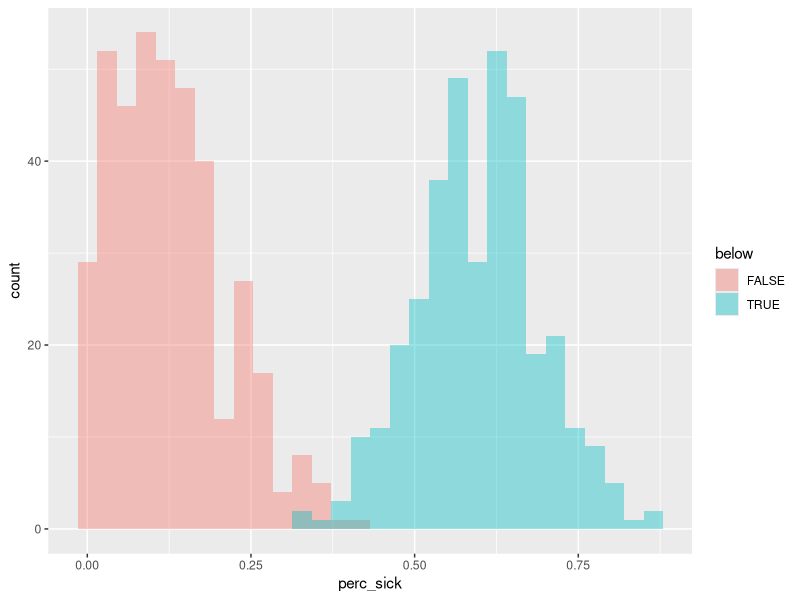
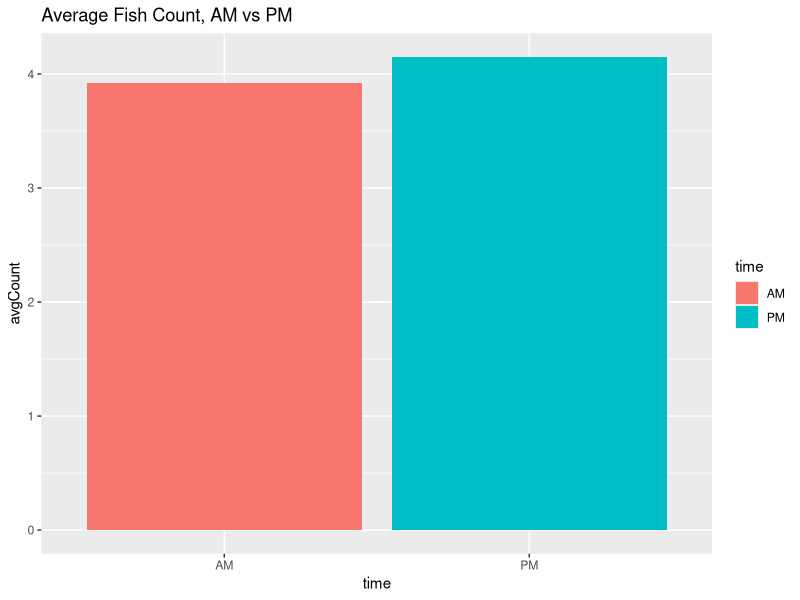
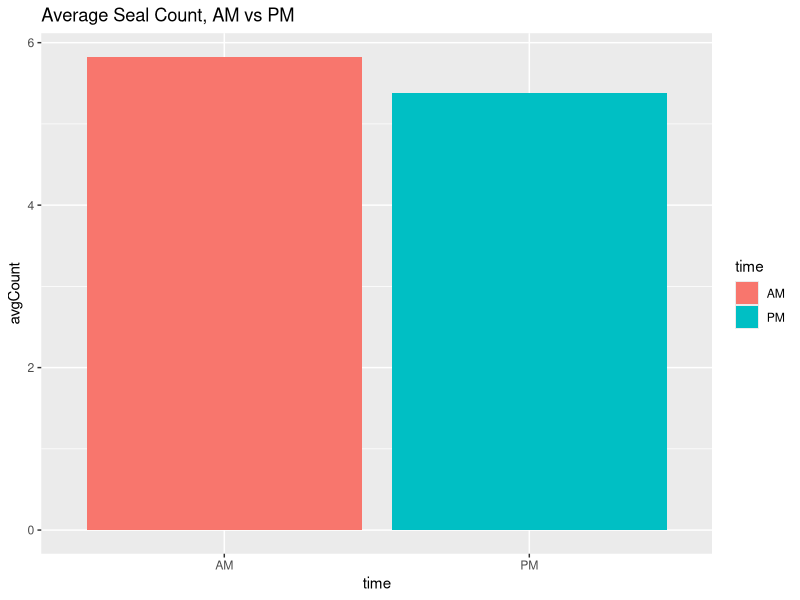

The R source for these figures, in order:
## ---- chunk 1
knitr::opts_chunk$set(echo = TRUE)
## ---- chunk 2
library(tidyverse)
sick_data <- read_csv("sick-fish.csv")

glimpse(sick_data)

sick_data <- sick_data %>% 
  mutate(perc_sick = num_sick/num_fish)

sick_data %>% 
  filter(species=="tilapia") %>% 
  group_by(below) %>% 
  summarize(mean = mean(perc_sick))

sick_data %>% 
  filter(species=="tilapia") %>% 
  ggplot(aes(x=perc_sick, fill=below)) +
  geom_histogram(alpha=0.4, position = "identity")
## ---- chunk 3
tilapia <- sick_data %>% 
  filter(species=="tilapia")

t.test(perc_sick ~ below, data = tilapia)
## ---- chunk 4
seal_data <- read_csv("arctic-seals.csv")
fish_data <- read_csv("arctic-fish.csv")

glimpse(fish_data)


## ---- chunk 5

#fish
fish_data %>% group_by(time) %>%
  summarize(avgCount=mean(num_fish)) %>%
  ggplot(mapping=aes(y=avgCount, x=time, fill=time)) +
  geom_bar(stat="identity")+
  labs(title="Average Fish Count, AM vs PM")
  

#seals
seal_data %>% group_by(time) %>%
  summarize(avgCount=mean(num_seals)) %>%
  ggplot(mapping=aes(y=avgCount, x=time, fill=time)) +
  geom_bar(stat="identity")+
  labs(title="Average Seal Count, AM vs PM")

## ---- chunk 6
t.test(num_fish ~ time, data=fish_data)

t.test(num_seals ~ time, data = seal_data)
